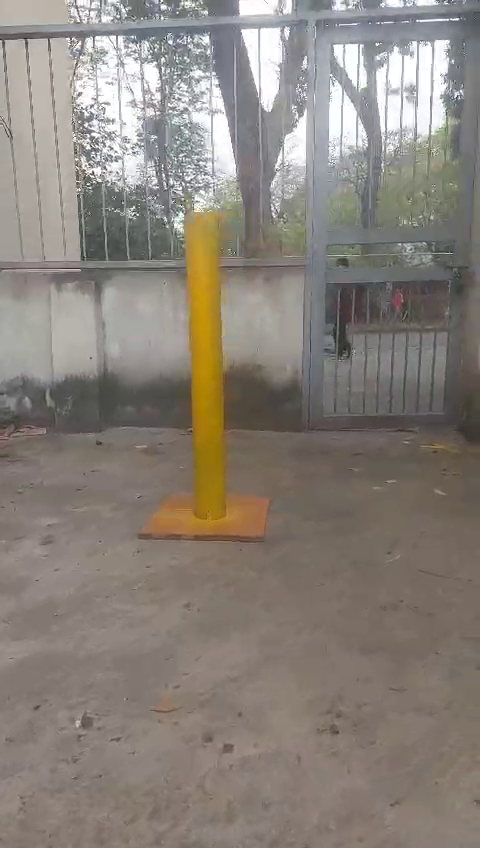
#> input picture frame 46 of auto-annotation/pole5.mp4, 480 x 848 px
$ python poledetection.py
#> lines starting #> are read from the running program, lines starting #| are printed output that depends on the picture; after the words box and inside, x2 and y2 are one past the last pixel; in counts of white or black regions, pixels touching at a corner belong together
#> further down, frame is the input picture: shape (848, 480, 3); mean B, G, R 122.4, 130.3, 137.9
import cv2 as cv
import numpy as np
import copy

def detectPole(image):
    upper = np.array([38, 255, 255])
    lower = np.array([25, 80, 20])
    kernel = cv.getStructuringElement(cv.MORPH_ELLIPSE, (3,8))

    scale = 800/image.shape[0]
#> scale = 0.943
    small = cv.resize(image, (0, 0), fx = scale, fy = scale)
    hsv = cv.cvtColor(small, cv.COLOR_BGR2HSV_FULL)
#> hsv: shape (800, 453, 3); mean H, S, V 52.2, 34.3, 139.2
    mask = cv.inRange(hsv, lower, upper)
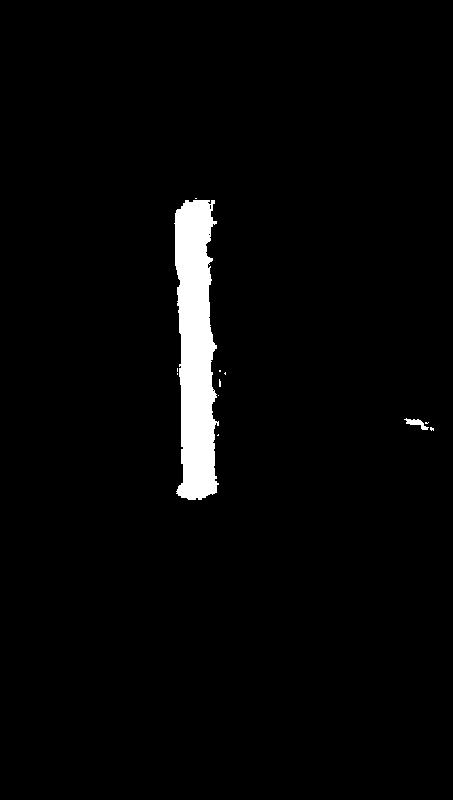
#> mask: shape (800, 453); 2.8% white; 12 white regions (10 under 20 px), largest, box (x1, y1, x2, y2) and area: (174, 200, 219, 500) 9924, (404, 418, 429, 430) 120
    erode = cv.erode(mask, kernel=kernel, iterations=5)
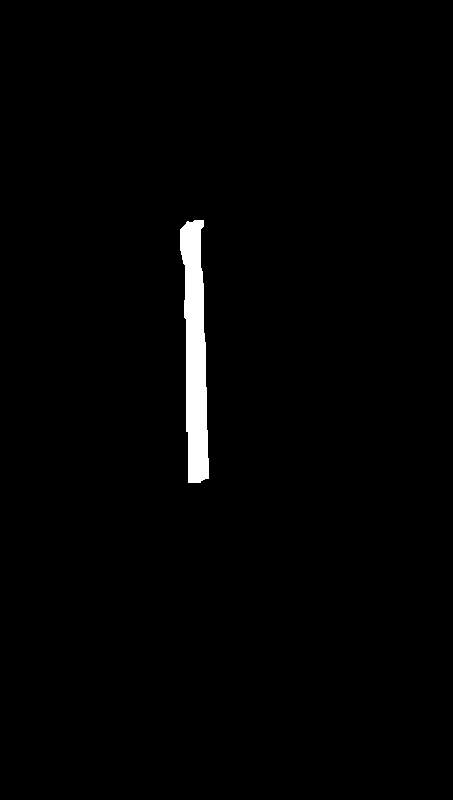
#> erode: shape (800, 453); 1.4% white; 1 white region, box (x1, y1, x2, y2) and area: (180, 220, 209, 483) 5193
    dilate = cv.dilate(erode, kernel=kernel, iterations=6)
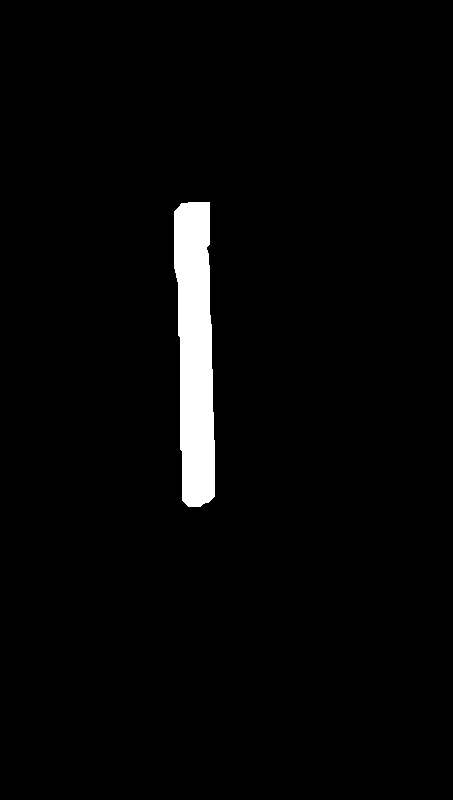
#> dilate: shape (800, 453); 2.8% white; 1 white region, box (x1, y1, x2, y2) and area: (174, 202, 215, 507) 10106
    blur = cv.GaussianBlur(dilate, (35, 35), 0)
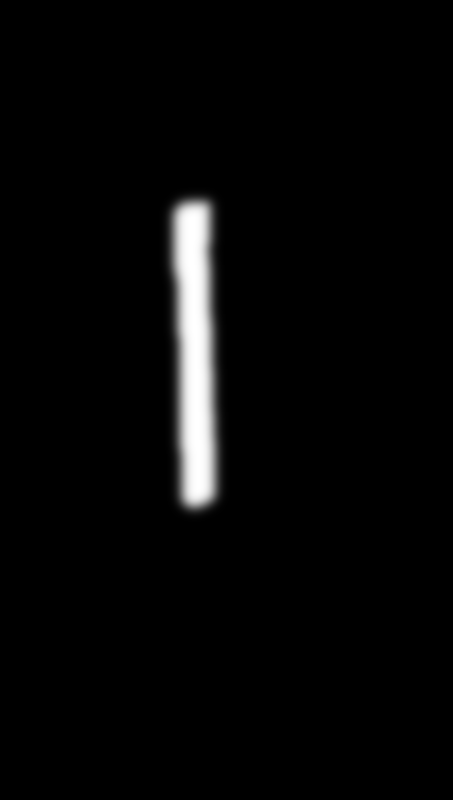
#> blur: shape (800, 453); min 0, max 255, mean 7.1
    ret, otsu = cv.threshold(blur, 0, 255, cv.THRESH_BINARY+cv.THRESH_OTSU)
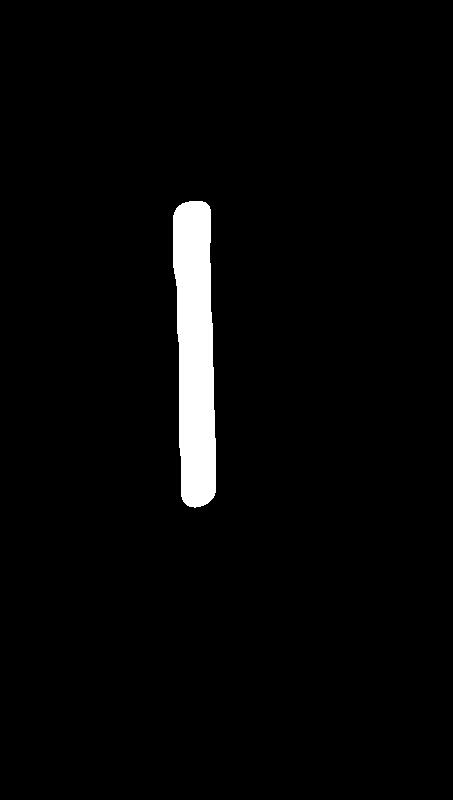
#> otsu: shape (800, 453); 3% white; 1 white region, box (x1, y1, x2, y2) and area: (173, 201, 216, 508) 10718
#> ret = 106
    edges = cv.Canny(otsu, 100, 200)
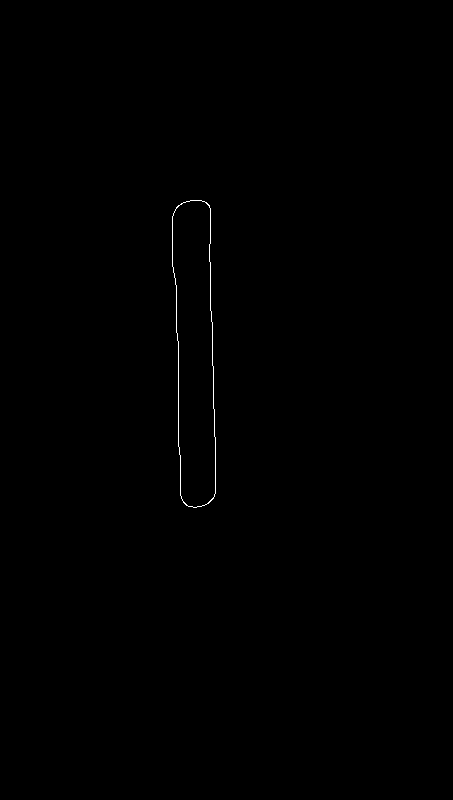
#> edges: shape (800, 453); 0.18% white in thin lines or dots, all inside (x1, y1, x2, y2) = (172, 200, 216, 508)

    contours, hierarchy = cv.findContours(edges, cv.RETR_TREE, cv.CHAIN_APPROX_SIMPLE)
#> contours = 2 contours; box (x1, y1, x2, y2) and area: (172, 200, 216, 508) 10724, (172, 200, 216, 508) 10708

    rect = [None]*len(contours)
#> rect = 2 items
    for i, c in enumerate(contours):
        rect[i] = cv.minAreaRect(c)
        (x,y), (width, height), angle = rect[i]
        ratio = min(width, height)/max(width,height)
        if ratio<0.3:
            # box = cv.boxPoints(rect[i])
            # box = np.intp(box)
            # cv.drawContours(small, [box], 0, (0, 255, 0))
            tip = list(list(j[0]) for j in contours[i])
            tip.sort(key=lambda x: x[1])
            x = int(sum(j[0] for j in tip[0:10])/10)
            y = int(sum(j[1] for j in tip[0:10])/10)
            cv.circle(small, (x, y), 5, (255, 200, 0), -1)
            cv.drawContours(small, contours, i,  (0, 255, 0), 1)
#> this loop made 2 passes
#> (width, height, angle, ratio) on passes 1 to 2: (39.26, 307.1, -1.25, 0.128), (39.26, 307.1, -1.25, 0.128)
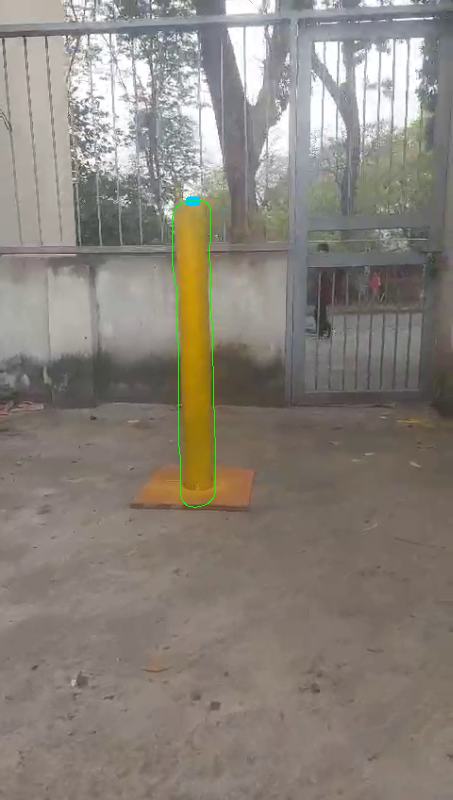
#> small: shape (800, 453, 3); mean B, G, R 122.2, 130.5, 137.4
#> after the loop, rect = [((193.5, 353.5), (39.26, 307.1), -1.25), ((193.5, 353.5), (39.26, 307.1), -1.25)]


    return small, otsu

video = cv.VideoCapture('pole5.mp4')
while True:
    ret, frame = video.read()

    output, hsv = detectPole(frame)
    cv.imshow('A', output)
    cv.imshow('B', hsv)

    if cv.waitKey(20) & 0xff == ord('d'):
#> (key Esc is pressed here)
        break

video.release()
cv.destroyAllWindows()

$ run again, starting later in the video
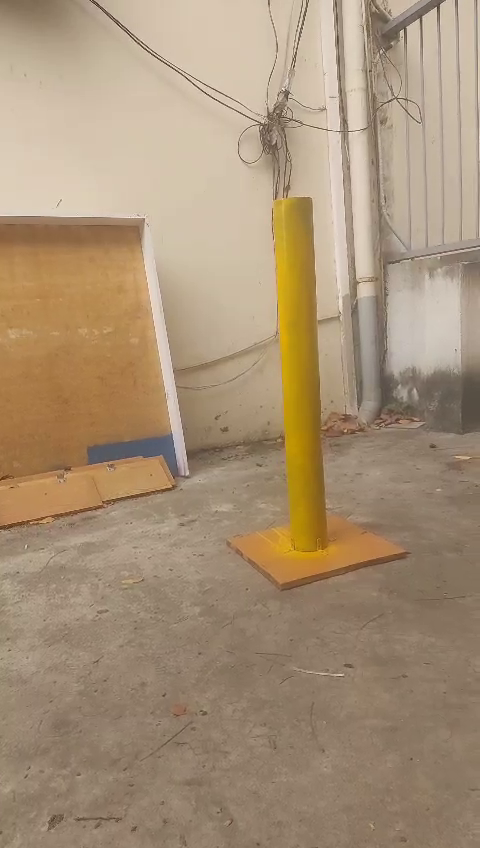
#> input picture frame 209 of auto-annotation/pole5.mp4, 480 x 848 px
#> frame is the input picture: shape (848, 480, 3); mean B, G, R 119, 145.6, 167.6
#> hsv: shape (800, 453, 3); mean H, S, V 23.3, 75.4, 167.6
#> in detectPole, `mask = cv.inRange(hsv, lower, upper)`:
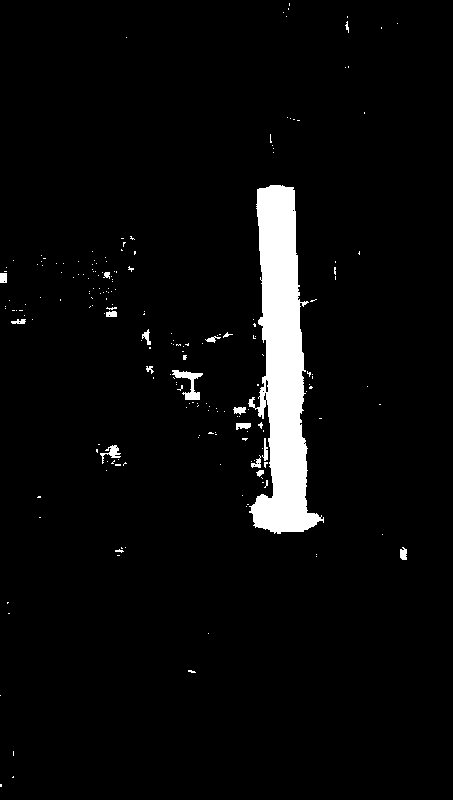
#> mask: shape (800, 453); 4.3% white; 205 white regions (187 under 20 px), largest, box (x1, y1, x2, y2) and area: (248, 185, 324, 534) 13689, (172, 370, 203, 400) 340, (100, 445, 121, 464) 145
#> erode: shape (800, 453); 2% white; 1 white region, box (x1, y1, x2, y2) and area: (263, 205, 301, 517) 7415
#> dilate: shape (800, 453); 3.7% white; 1 white region, box (x1, y1, x2, y2) and area: (257, 187, 307, 541) 13351
#> otsu: shape (800, 453); 3.9% white; 1 white region, box (x1, y1, x2, y2) and area: (256, 186, 308, 542) 14024
#> ret = 109
#> edges: shape (800, 453); 0.21% white in thin lines or dots, all inside (x1, y1, x2, y2) = (255, 185, 308, 542)
#> contours = 2 contours; box (x1, y1, x2, y2) and area: (255, 185, 308, 542) 14027, (255, 185, 308, 542) 14014
#> in detectPole, `rect = [None]*len(contours)`: rect = 2 items
#> the loop in detectPole, `for i, c in enumerate(contours):` made 2 passes
#> (width, height, angle, ratio) on passes 1 to 2: (43.86, 356.7, -2.28, 0.123), (43.86, 356.7, -2.28, 0.123)
#> after the loop in detectPole, `for i, c in enumerate(contours):`:
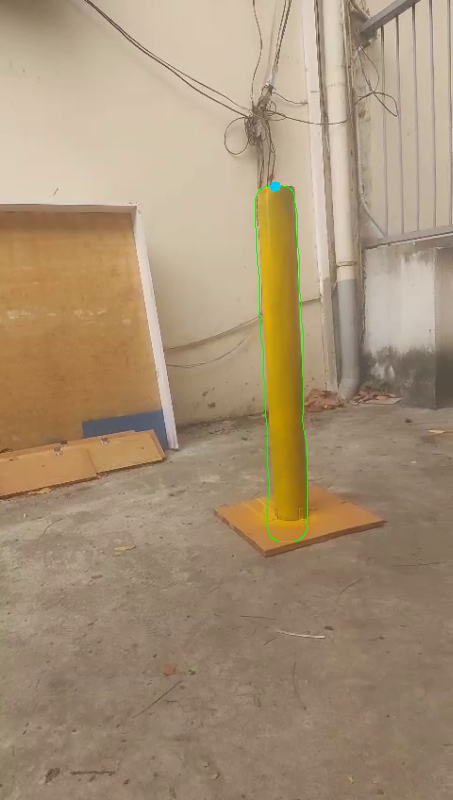
#> small: shape (800, 453, 3); mean B, G, R 118.7, 145.7, 167.1
#> after the loop in detectPole, `for i, c in enumerate(contours):`: rect = [((282.4, 363), (43.86, 356.7), -2.28), ((282.4, 363), (43.86, 356.7), -2.28)]

$ run again, starting later in the video
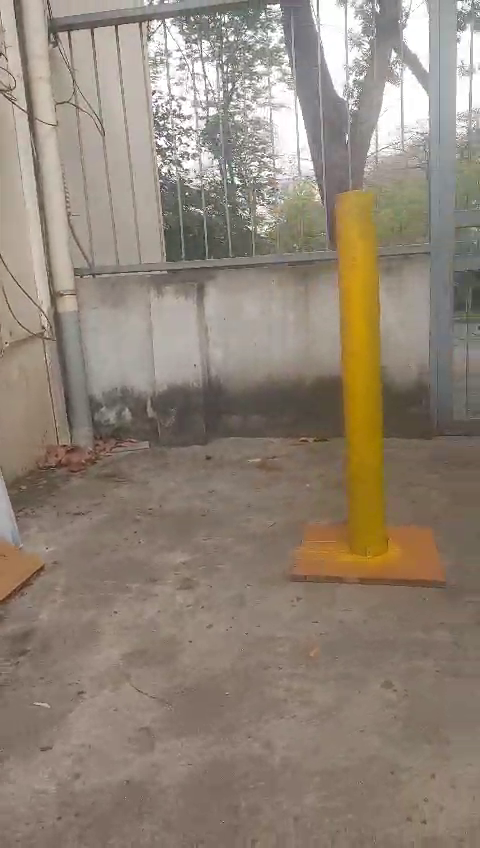
#> input picture frame 372 of auto-annotation/pole5.mp4, 480 x 848 px
#> frame is the input picture: shape (848, 480, 3); mean B, G, R 119.3, 132.7, 145.3
#> hsv: shape (800, 453, 3); mean H, S, V 34.7, 48.2, 145.5
#> in detectPole, `mask = cv.inRange(hsv, lower, upper)`:
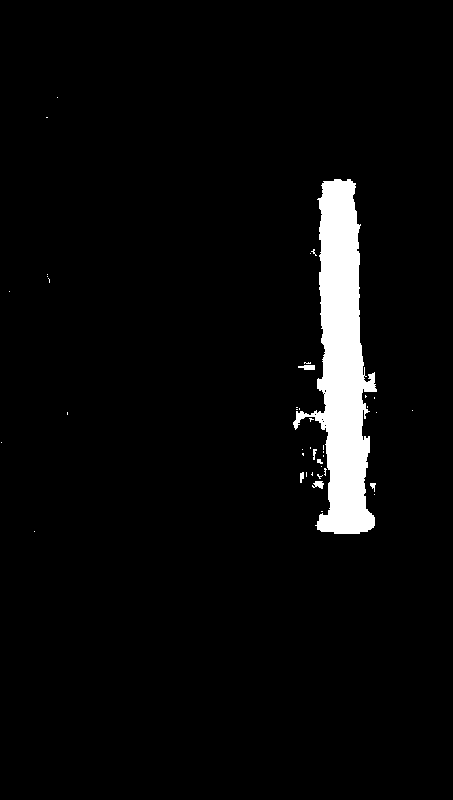
#> mask: shape (800, 453); 4.1% white; 41 white regions (34 under 20 px), largest, box (x1, y1, x2, y2) and area: (293, 179, 377, 534) 14410, (298, 365, 315, 370) 67, (312, 481, 324, 489) 62
#> erode: shape (800, 453); 2.2% white; 1 white region, box (x1, y1, x2, y2) and area: (326, 199, 361, 519) 8074
#> dilate: shape (800, 453); 3.9% white; 1 white region, box (x1, y1, x2, y2) and area: (320, 181, 367, 543) 13992
#> otsu: shape (800, 453); 4.1% white; 1 white region, box (x1, y1, x2, y2) and area: (319, 180, 368, 544) 14683
#> ret = 109
#> edges: shape (800, 453); 0.21% white in thin lines or dots, all inside (x1, y1, x2, y2) = (318, 179, 368, 544)
#> contours = 2 contours; box (x1, y1, x2, y2) and area: (318, 179, 368, 544) 14693, (318, 179, 368, 544) 14682
#> in detectPole, `rect = [None]*len(contours)`: rect = 2 items
#> the loop in detectPole, `for i, c in enumerate(contours):` made 2 passes
#> (width, height, angle, ratio) on passes 1 to 2: (45.14, 364.4, -1.91, 0.124), (45.14, 364.4, -1.91, 0.124)
#> after the loop in detectPole, `for i, c in enumerate(contours):`:
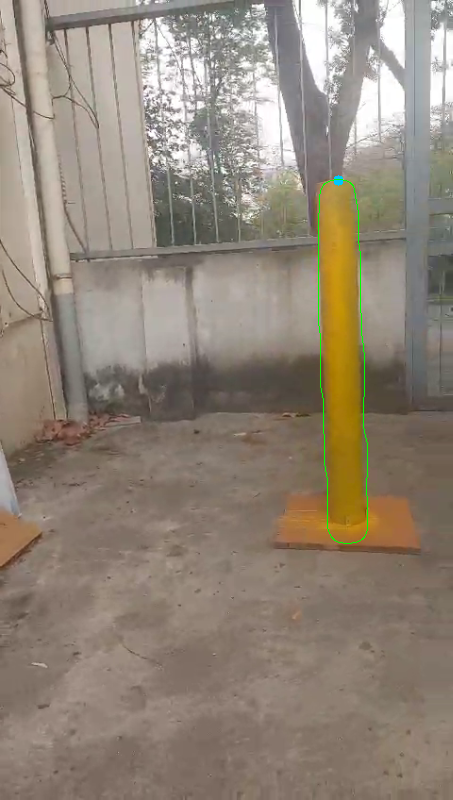
#> small: shape (800, 453, 3); mean B, G, R 119, 132.9, 144.9
#> after the loop in detectPole, `for i, c in enumerate(contours):`: rect = [((341.7, 361), (45.14, 364.4), -1.91), ((341.7, 361), (45.14, 364.4), -1.91)]
